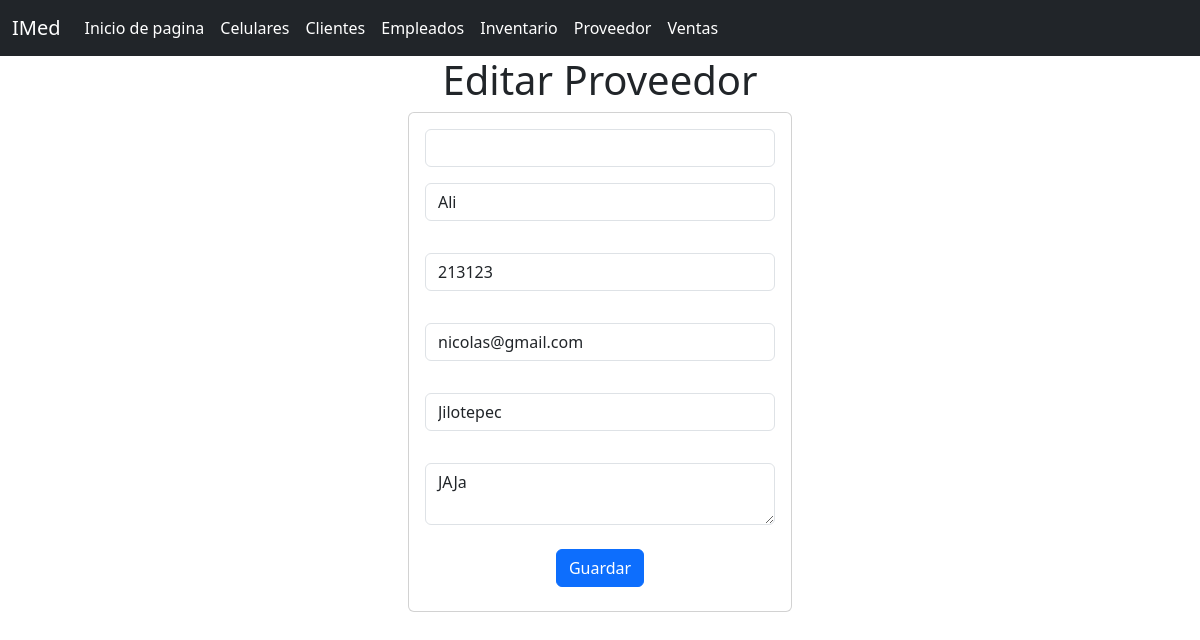
Page /proveedor_app/seleccionarProveedor/1 on the committed database.
### proveedor_app/models.py (models this page shows, shortened)
class Proveedor(models.Model):
    id_proveedor=models.IntegerField()
    nombre=models.CharField(max_length=20)
    telefono=models.IntegerField()
    correoelectronico=models.CharField(max_length=20)
    direccion=models.CharField(max_length=50)
    listasproductos=models.TextField(max_length=500)

### proveedor_app/views.py (the view)
# urls.py: path("seleccionarProveedor/<id_proveedor>",views.seleccionarProveedor,name="seleccionarProveedor"),
def seleccionarProveedor(request, id_proveedor):
    proveedor = Proveedor.objects.get(id_proveedor=id_proveedor)
    return render(request, "editarProveedores.html", {"misproveedores": proveedor})

### proveedor_app/templates/editarProveedores.html (shortened to what this page needs)
{% extends "base.html" %}
{% block cuerpo %}
<div class="row">
  <div class="col-md-4 offset-md-4">
      <h1>Editar Proveedor</h1>
      <div class="card">
          <div class="card-body">
              <form action="{% url 'editarProveedor' %}" method="POST">
                  <div class="form-group">
                      <input type="text" id="txtid" name="txtid" class="form-control" value="{{ misproveedores.id_empleado }}" readonly required>
                  </div>
                  <div class="form-group py-3">
                      <input type="text" id="txtnombre" name="txtnombre" class="form-control" value="{{ misproveedores.nombre }}" maxlength="20" required>
                  </div>
                  <div class="form-group py-3">
                      <input type="number" id="numtelefono" name="numtelefono" class="form-control" value="{{ misproveedores.telefono }}" required>
                  </div>
                  <div class="form-group py-3">
                      <input type="email" id="txtcorreoelectronico" name="txtcorreoelectronico" class="form-control" value="{{ misproveedores.correoelectronico }}" maxlength="20" required>
                  </div>
                  <div class="form-group py-3">
                      <input type="text" id="txtdireccion" name="txtdireccion" class="form-control" value="{{ misproveedores.direccion }}" maxlength="50" required>
                  </div>
                  <div class="form-group py-3">
                      <textarea id="txtlistasproductos" name="txtlistasproductos" class="form-control" maxlength="500" required>{{ misproveedores.listasproductos }}</textarea>
                  </div>
                  <div class="form-group py-2">
                      <button type="submit" class="btn btn-primary">Guardar</button>
                  </div>
              </form>
          </div>
      </div>
  </div>
</div>
{% endblock %}

### rows in the picture
Proveedor: txtnombre "Ali", numtelefono "213123", txtcorreoelectronico "nicolas@gmail.com", txtdireccion "Jilotepec", txtlistasproductos "JAJa"
